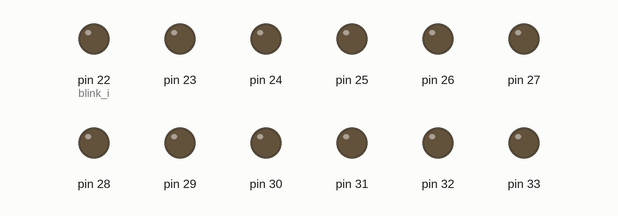
This sketch was run on a simulated Arduino Mega 2560, built with avr-gcc and run on an emulated ATmega2560. Parts: output pins drawn as LEDs (lit = HIGH). The local clock reads 2024-03-15 10:24:30 at power-on unless the sketch sets it; pins used as bus, display or sensor lines are not drawn.

Above: at 0.2 s.
At 0.58 s:
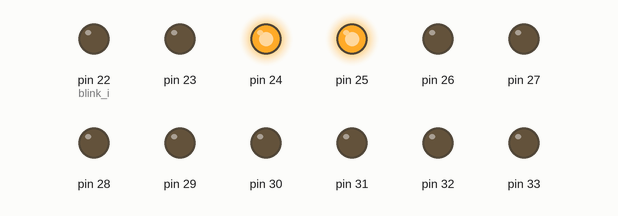
At 0.77 s:
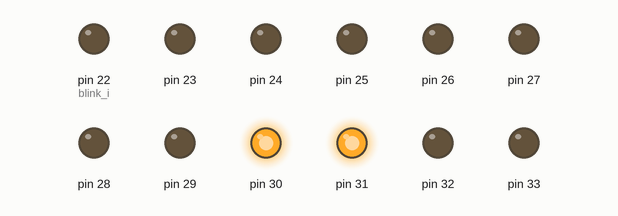
At 1.49 s:
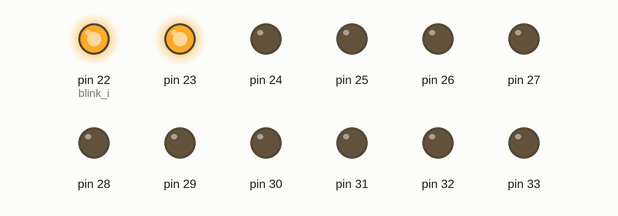
At 1.68 s:
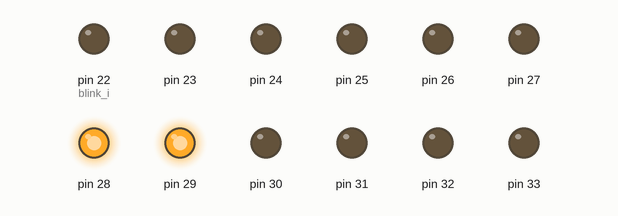
At 2.78 s:
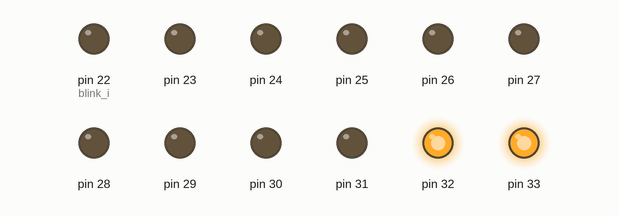
Timing chart, 0 to 3.1 s (numbered marks = the images above):
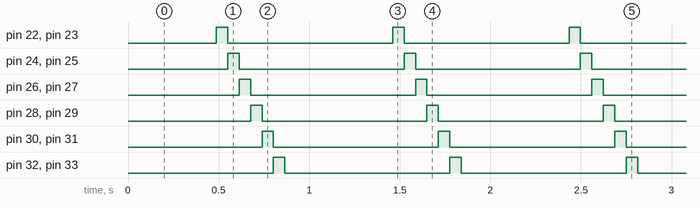

Measured:
- by itself, pin 22 (blink_i), pin 23–33: alternates HIGH for 0.06 s and LOW for 0.91 s
- by itself, everything shown: repeats every 0.97 s, in 7 steps

The sketch:

main.ino
```cpp
#include <LiquidCrystal.h> // Incluye la Libreria LiquidCrystal


void setup() {
  Serial.begin(9600);
  init_blink();
  init_timer();
  init_trigger();

}

void loop() {
  //m_timer();
  m_blink(true,true);
  m_trigger();
}
```

m_blink.ino
```cpp
unsigned long blink_preTimeStep = 0, blink_curTimeStep = 0, blink_preTimeOn = 0, blink_curTimeOn = 0;
const long blink_stepInterval = 60, blink_onInterval = blink_stepInterval * 8;
int blink_i = 22, blink_y = blink_i + 1;
int blink_blur = 3; //MAX blur=4
bool blink_power = false;
/*------ */

void m_blink(bool w, bool r)
{

    blink_curTimeStep = millis();
    blink_curTimeOn = millis();

    if (blink_curTimeOn - blink_preTimeOn >= blink_onInterval)
    {
        if (!blink_power)
            blink_power = true, blink_i = 22;
        else
            blink_power = false;
        blink_preTimeOn = blink_curTimeOn;
    }

    if (blink_power && (blink_curTimeStep - blink_preTimeStep >= blink_stepInterval))
    {

        if (w)
            digitalWrite(blink_i, HIGH), digitalWrite(blink_i - blink_blur + 1, LOW);
        else
            digitalWrite(blink_i, LOW);

        if (r)
            digitalWrite(blink_y, HIGH), digitalWrite(blink_y - blink_blur + 1, LOW);
        else
            digitalWrite(blink_y, LOW);

        /**Si quitas el LOW, lo mantiene encendido, barra de carga */
        //digitalWrite(i, LOW);
        //digitalWrite(i, LOW);
        blink_i += 2;
        blink_y = blink_i + 1;

        if (blink_i > 37)
            blink_i = 22, blink_y = blink_i + 1;

        blink_preTimeStep = blink_curTimeStep;
    }
}

void init_blink()
{
    for (unsigned i = 22; i < 34; i++)
        pinMode(i, OUTPUT);
}
```

m_timer.ino
```cpp
#include <DS3231.h>
DS3231 rtc(SDA, SCL);
const int timer_num_intervalos = 3;
int timer_intervalos[timer_num_intervalos][3];

bool timer_getOnTime(int num_t)
{
  if (num_t < timer_num_intervalos)
  {
    int timer_hora = rtc.getTime().hour;
    if (timer_hora == 0 && timer_intervalos[num_t][1] == 24)
      timer_hora = 24;

    /*Serial.print("Check if ");
    Serial.print(timer_hora);
    Serial.print(" is bewtween ");
    Serial.print(timer_intervalos[num_t][0]);
    Serial.print(" and ");
    Serial.println(timer_intervalos[num_t][1]); */

    if ((timer_hora >= timer_intervalos[num_t][0] && timer_hora <= timer_intervalos[num_t][1]))
      return true;

    else
      return false;
  }
}

int timer_getGate(int i)
{
  return timer_intervalos[i][2];
}

bool timer_gateIsOnTime(int g)
{

  //Serial.print("Check gate ");
  //Serial.println(g);
  for (unsigned i = 0; i < timer_num_intervalos; i++)
  {

    //Serial.print(" with interval  ");
    //Serial.println(i);

    if (timer_getOnTime(i) && timer_intervalos[i][2] == g)
    {
      //Serial.println("--its on time--");
      return true;
    }
  }
  //Serial.println("--not in time--");
  return false;
}

void m_timer()
{
}

void init_timer()
{
  /*
  timer_num_intervalos tiene que ser igual al numero de intervalos
    -Cuando añadas un intervalo nuevo, asegurate de incrementar timer_num_intervalos y aqui abajo
    Por ejemplo el siguiente seria timer_intervalos[3][x]... y timer_num_intervalos seria 4.
    -Las 12pm en el menor son las 0 y en el mayor son las 24.
  */
  timer_intervalos[0][0] = 7, timer_intervalos[0][1] = 22, timer_intervalos[0][2] = 0; //luz
  timer_intervalos[1][0] = 7, timer_intervalos[1][1] = 12, timer_intervalos[1][2] = 1; //oxi
  //Esto seria tol puto dia
  timer_intervalos[2][0] = 19, timer_intervalos[2][1] = 22, timer_intervalos[2][2] = 1; //oxi

  rtc.begin();
}
```

m_trigger.ino
```cpp
int trigger_gates[]={8,9};


void m_trigger()
{
    for (unsigned i = 0; i < (sizeof(trigger_gates)/sizeof(trigger_gates[0])); i++)
    {

        if (timer_gateIsOnTime(i))
        {
            //lcd.print("Encendido");
            if (digitalRead(trigger_gates[i]) == LOW)
                digitalWrite(trigger_gates[i], LOW);
                digitalWrite(trigger_gates[i], HIGH);
        }
        else
        {
            //lcd.print("Apagado");
            if (digitalRead(trigger_gates[i]) == HIGH)
                digitalWrite(trigger_gates[i], HIGH);
                digitalWrite(trigger_gates[i], LOW);
        }
    }
}

void init_trigger()
{
    for (unsigned i = 0; i < (sizeof(trigger_gates)/sizeof(trigger_gates[0])); i++)
        pinMode(trigger_gates[i], OUTPUT); //luz
}
```
